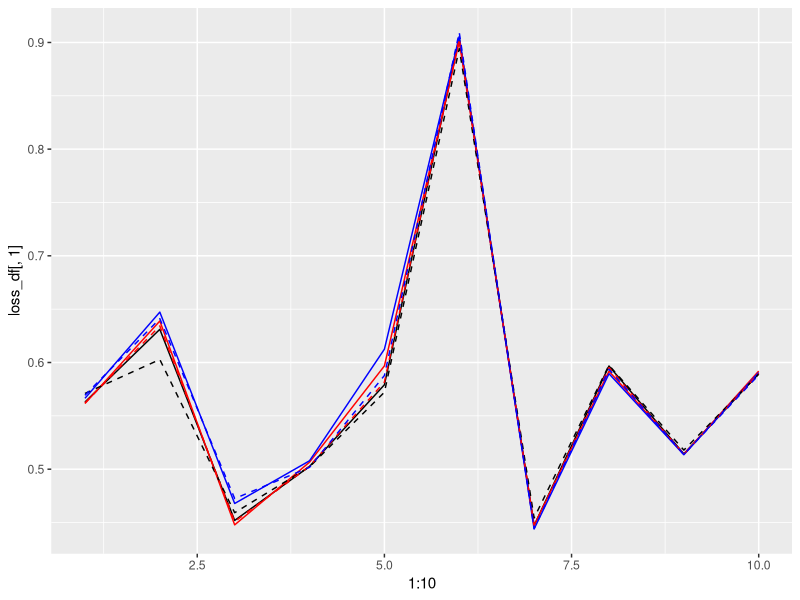

Reproduce this figure in R.
setwd("/home/john/Kaggle/Machine Learning Mania 2015/kaggle data")

library(dplyr)
library(sqldf)
library(ggplot2)

bpi_tourney <- read.csv("bpi_tourney.csv",header=TRUE,stringsAsFactors=FALSE)

## quick and dirty logit model
dirty.fit <- glm(win~team_bpi+bpi_diff,data=bpi_tourney,family="binomial")
dirty.fit2 <- glm(win~bpi_diff,data=bpi_tourney,family="binomial")

log_loss <- function(fit){
  n <- fit$df.null + 1
  log_loss <- -1/n * sum(((fit$data$win*log(fit$fitted.values))+
                            (1-fit$data$win)*log(1-fit$fitted.value)))
  }

# Generate the different test and CV datasets
cvdata <- list()
traindata <- list()
cvindex <- c()
N <- 201
N10 <- floor(N/10)
for(i in 1:10){
  if(i == 1){
    cvdata[[i]] <- sample(c(1:N),N10,replace=FALSE)
    traindata[[i]] <- c(1:N)[-cvdata[[i]]]
    cvindex <- c(cvindex,cvdata[[i]])
  }  
  else if(i != 1){
    cvdata[[i]] <- sample(c(1:N)[-cvindex],N10,replace=FALSE)
    traindata[[i]] <- c(1:N)[-cvdata[[i]]]
    cvindex <- c(cvindex,cvdata[[i]])
  }
}


predict.glm(dirty.fit,newdata=bpi_tourney[c(1,5,10,15,20),])

### there are three models I want to fit. They are
#   1) bpi_diff
#   2) baseline bpi and bpi diff
#   3) with an interaction term

# initialize a list for the log_loss on fitted values
log_loss_matrix <- matrix(nrow=10,ncol=3)
log_loss_matrix_adj <- matrix(nrow=10,ncol=3)


log_loss <- function(fit,pred){
  n <- length(pred)
  val <- -1/n * sum(((bpi_tourney$win[cvdata[[i]]]*log(pred))+
                            (1-bpi_tourney$win[cvdata[[i]]])*log(1-pred)))
  return(val)
}

for(i in 1:10){
  fit1 <- glm(data=bpi_tourney[traindata[[i]],],win~bpi_diff,family="binomial")
  fit2 <- glm(data=bpi_tourney[traindata[[i]],],win~team_bpi+bpi_diff,family="binomial")
  fit3 <- glm(data=bpi_tourney[traindata[[i]],],win~team_bpi+bpi_diff+team_bpi*bpi_diff,family="binomial")

  pred1 <- predict.glm(fit1,newdata=bpi_tourney[cvdata[[i]],],type="response")
  pred2 <- predict.glm(fit2,newdata=bpi_tourney[cvdata[[i]],],type="response")
  pred3 <- predict.glm(fit3,newdata=bpi_tourney[cvdata[[i]],],type="response")
  
  log_loss_matrix[i,1] <- log_loss(fit1,pred1)
  log_loss_matrix[i,2] <- log_loss(fit2,pred2)
  log_loss_matrix[i,3] <- log_loss(fit3,pred3)
  
  fit1_adj <- glm(data=bpi_tourney[traindata[[i]],],win~bpi_diff -1 ,family="binomial")
  fit2_adj <- glm(data=bpi_tourney[traindata[[i]],],win~team_bpi+bpi_diff -1,family="binomial")
  fit3_adj <- glm(data=bpi_tourney[traindata[[i]],],win~team_bpi+bpi_diff+team_bpi*bpi_diff -1,family="binomial")
  
  pred1_adj <- predict.glm(fit1_adj,newdata=bpi_tourney[cvdata[[i]],],type="response")
  pred2_adj <- predict.glm(fit2_adj,newdata=bpi_tourney[cvdata[[i]],],type="response")
  pred3_adj <- predict.glm(fit3_adj,newdata=bpi_tourney[cvdata[[i]],],type="response")
  
  log_loss_matrix_adj[i,1] <- log_loss(fit1_adj,pred1_adj)
  log_loss_matrix_adj[i,2] <- log_loss(fit2_adj,pred2_adj)
  log_loss_matrix_adj[i,3] <- log_loss(fit3_adj,pred3_adj)
}

loss_df <- data.frame(log_loss_matrix)
loss_df_adj <- data.frame(log_loss_matrix_adj)

colnames(loss_df) <- c("fit1","fit2","fit3")
colnames(loss_df_adj) <- c("fit1","fit2","fit3")

plot <- ggplot(data=loss_df,
               aes(x=1:10,y=loss_df[,1])) +
        geom_line(colour="black") +
        geom_line(aes(x=1:10,y=loss_df[,2]),colour="red") +
        geom_line(aes(x=1:10,y=loss_df[,3]),colour="blue") +
        geom_line(aes(x=1:10,y=loss_df_adj[,1]),
                  colour="black",
                  linetype = "dashed") +
        geom_line(aes(x=1:10,y=loss_df_adj[,2]),
                  colour="red",
                  linetype = 2) +
        geom_line(aes(x=1:10,y=loss_df_adj[,3]),
                  colour="blue",
                  linetype = 2) 

plot

## summarise

loss_df %>% summarise(mean_fit1 = mean(fit1),
                      mean_fit2 = mean(fit2),
                      mean_fit3 = mean(fit3))
loss_df_adj %>% summarise(mean_fit1 = mean(fit1),
                          mean_fit2 = mean(fit2),
                          mean_fit3 = mean(fit3))

str(cvdata)
## Looks like the intercept only moidels works the best, and only on bpi_diff.
## This is a very simple model. Let's pull the coefficients.
coef <- rep(0,10)
for(i in 1:10){
  fit1_adj <- glm(data=bpi_tourney[traindata[[i]],],win~bpi_diff -1 ,family="binomial")
  coef[i] <- fit1_adj$coef[[1]]
}
coef
mean(coef)
